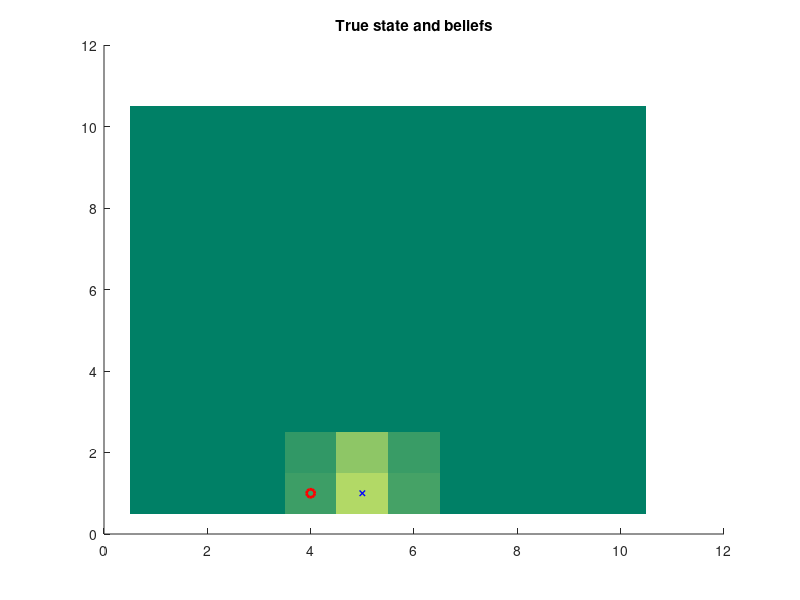
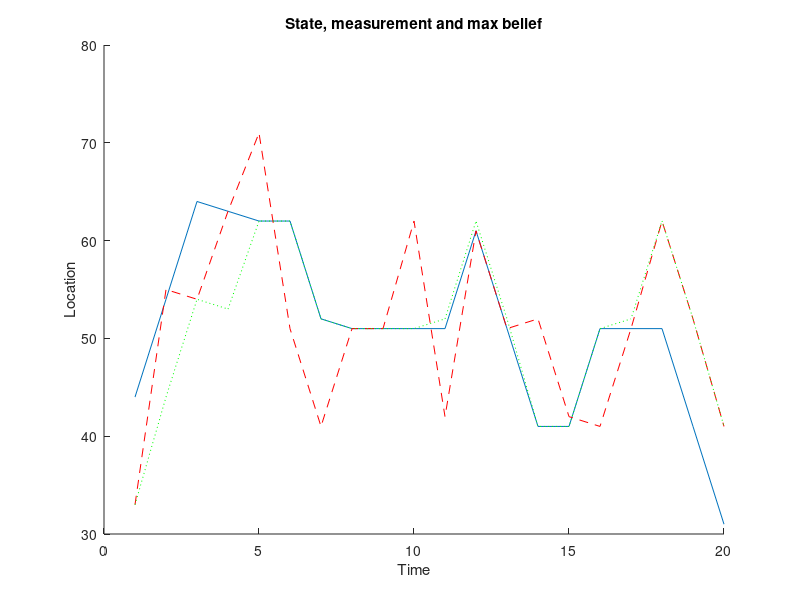

These charts were generated, in order, by the following MATLAB code:
%% Occupancy Grid and Bayesian Filtering
%
% A vehicle maneuvers about a random grid, taking noisy measurements of the
% location, attempting to localize itself as it moves.  To keep things simple, the
% vehicle does not avoid obstacles, follows a fixed route and receives 
% full/empty measurements of the 8 cells around it.  
clear; clc; 

%% Create AVI object
makemovie = 0;
if(makemovie)
    vidObj = VideoWriter('bayes.avi');
    vidObj.Quality = 100;
    vidObj.FrameRate = 3;
    open(vidObj);
end

%% Simulation parameters
% Define a simulation length
T = 20;
% Define a grid size
n = 10;
% Define a state size
N = n^2;
% Define a state vector and initial position for the vehicle
x = zeros(N,T+1);
pos = [5 5];
x(pos(1)+n*(pos(2)-1)) = 1;
% Define an input vector
u = zeros(1,T);
% Define a measurement vector
y = zeros(N,T);


%% Create the motion model, 
% which moves up, right, down or left from each possible state, except when
% that would move out of the room.
% p(x_t | x_t-1,u_t)
mot_mod = zeros(N,N,4); 
for i=1:n
    for j=1:n
        cur = i+(j-1)*n;
        % Move up
        if (j > 1)
            mot_mod(cur-n,cur,1) = 0.8; 
            mot_mod(cur,cur,1) = 0.2; 
        else
            mot_mod(cur,cur,1) = 1; 
        end
        % Move right
        if (i < n)
            mot_mod(cur+1,cur,2) = 0.8; 
            mot_mod(cur,cur,2) = 0.2; 
        else
            mot_mod(cur,cur,2) = 1; 
        end
        % Move down
        if (j < n)
            mot_mod(cur+n,cur,3) = 0.8; 
            mot_mod(cur,cur,3) = 0.2; 
        else
            mot_mod(cur,cur,3) = 1; 
        end
        % Move left
        if (i > 1)
            mot_mod(cur-1,cur,4) = 0.8; 
            mot_mod(cur,cur,4) = 0.2; 
        else
            mot_mod(cur,cur,4) = 1; 
        end
    end
end

%% Create the measurement model
% Define locally first, in two axes about point i,j at center
%p(y_t(i-1:i+1,j-1:j+1) | x_t(i,j))
meas_mod_rel = [0.11 0.11 0.11;  
                0.11 0.12 0.11;
                0.11 0.11 0.11];
% Convert to full measurement model
% p(y_t | x_t)
meas_mod = zeros(N,N);
% Fill in non-boundary measurements
for i=2:n-1
    for j=2:n-1
        cur = i+(j-1)*n;
        meas_mod(cur-n+[-1:1:1],cur) = meas_mod_rel(1,:); 
        meas_mod(cur+[-1:1:1],cur) = meas_mod_rel(2,:); 
        meas_mod(cur+n+[-1:1:1],cur) = meas_mod_rel(3,:); 
    end
end

% Fill in boundaries by dropping impossible measurements
scale = 1 - sum(meas_mod_rel(1,:));
for i=2:n-1
    %Top
    cur = i;
    meas_mod(cur+[-1:1:1],cur)=meas_mod_rel(2,:)/scale;
    meas_mod(cur+n+[-1:1:1],cur)=meas_mod_rel(3,:)/scale;
    %Right
    cur = i*n;
    meas_mod(cur-1+n*[-1:1:1],cur)=meas_mod_rel(:,1)/scale;
    meas_mod(cur+n*[-1:1:1],cur)=meas_mod_rel(:,2)/scale;
    %Bottom
    cur = (n-1)*n+i;
    meas_mod(cur-n+[-1:1:1],cur)=meas_mod_rel(1,:)/scale;
    meas_mod(cur+[-1:1:1],cur)=meas_mod_rel(2,:)/scale;
    %Left
    cur = (i-1)*n+1;
    meas_mod(cur+n*[-1:1:1],cur)=meas_mod_rel(:,2)/scale;
    meas_mod(cur+1+n*[-1:1:1],cur)=meas_mod_rel(:,3)/scale;
end

% Fill in corners, assume fixed 
meas_mod([1 2 n+1 n+2], 1) = .25;
meas_mod([n-1 n 2*n-1 2*n], n) = .25;
meas_mod([n*(n-2)+1 n*(n-2)+2 n*(n-1)+1 n*(n-1)+2],n*(n-1)+1) = .25;
meas_mod([n*(n-1)-1 n*(n-1) n*n-1 n*n],n*n) = .25;

                            
%% Define an initial belief for the vehicle states
% 0 = no obstacle, 1 = obstacle
bel = 1/N^2*ones(N,1);
belp = bel;

figure(1);clf; hold on;
beliefs = reshape(bel,n,n);
imagesc(beliefs);
plot(pos(2),pos(1),'ro','MarkerSize',6,'LineWidth',2)
colormap(summer);
title('True state and beliefs')

%% Main loop
for t=1:T
    %% Simulation
    % Select motion input
    u(t) = ceil(4*rand(1));
    % Select a motion
    thresh = rand(1);
    new_x = find(cumsum(squeeze(mot_mod(:,:,u(t)))*x(:,t))>thresh,1);
    % Move vehicle
    x(new_x,t+1) = 1;
    % Take measurement
    thresh = rand(1);
    new_y = find(cumsum(meas_mod(:,:)*x(:,t+1))>thresh,1);
    y(new_y,t) = 1;
    % Store for plotting
    curx = reshape(x(:,t+1)',n,n);
    [xi, xj] = find(curx >0);
    xp(:,t) = [xi;xj]; 
    cury = reshape(y(:,t)',n,n);
    [yi, yj] = find(cury >0);
    yp(:,t) = [yi;yj]; 
    xt(t) = new_x;
    yt(t) = new_y;
    
    %% Bayesian Estimation
    % Prediction update
    belp = squeeze(mot_mod(:,:,u(t)))*bel;
    % Measurement update
    bel = meas_mod(new_y,:)'.*belp;
    bel = bel/norm(bel);

    [pmax y_bel(t)] = max(bel); 
    
    %% Plot beliefs
    beliefs = reshape(bel,n,n);
    imagesc(beliefs);
    plot(xj,xi,'ro','MarkerSize',6,'LineWidth',2)
    plot(yj,yi,'bx','MarkerSize',4,'LineWidth',1)
    colormap(summer);
    title('True state and beliefs')
    if (makemovie) writeVideo(vidObj, getframe(gca)); end
    pause(0.2);

end
if (makemovie) close(vidObj); end

figure(2);clf; hold on;
plot(xt);
plot(yt,'r--');
plot(y_bel, 'g:')
title('State, measurement and max belief')
xlabel('Time')
ylabel('Location');
